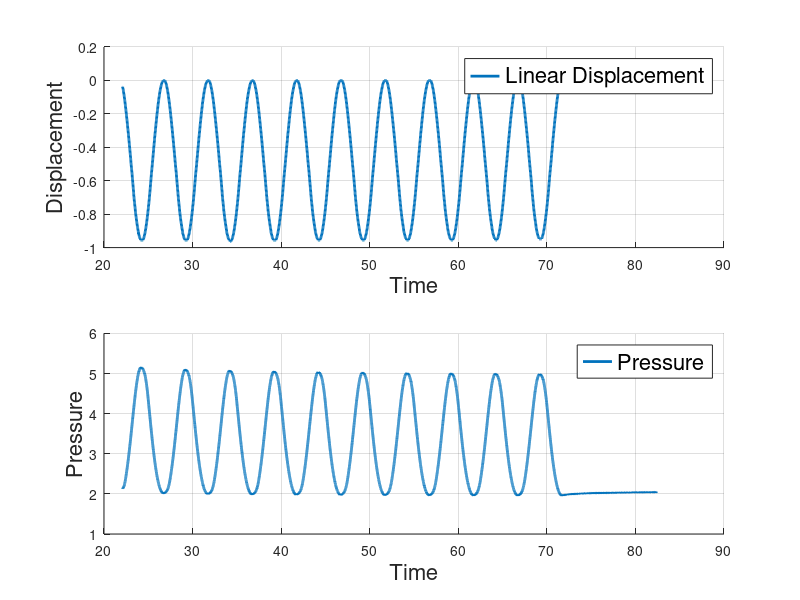
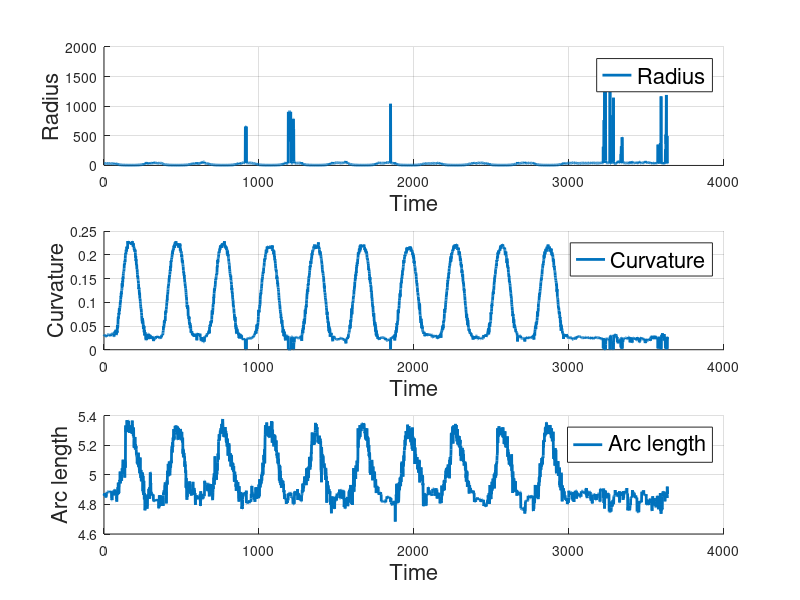

Recreate these plots in MATLAB, in order. (Note: this script raises an error after producing the figures.)
%% Setup
clc;
clear;
close all;

% Sampling frequency (input)
fs = 200;
Ts = 1/fs; 

% Tip length
L = 5; % [mm]

% Starting time of the experiment
% Mouse clicked at 22 [s]
video_duration = 82; % [s] 
start_ratio = 22/video_duration;

%% LOAD DATA
% Input displacement [mm? ask cong]
lin = load('Lin.mat');
lin.Lin = lin.Lin(:,round(start_ratio*length(lin.Lin)):end);

% Input pressure [??? ask cong]
pressure = load('Pressure.mat');
pressure.Pressure = pressure.Pressure(:,round(start_ratio*length(pressure.Pressure)):end);

% Output [px]: radius, curvature, arc_length = curvature.csv
output = load('curvature.csv');
radius = output(:,1);
radius = radius(round(start_ratio*length(radius)):end);

%curvature = output(:,2);
arc_length = output(:,3);
arc_length = arc_length(round(start_ratio*length(arc_length)):end);

% Compute conversion rate from px to mm
% Get average of the first 1250 points of arc_length
arc_length_avg = mean(arc_length(1:1250));

% Compute conversion rate
conv_rate = L/arc_length_avg;

% Convert radius, curvature and arc_length to mm
radius = radius*conv_rate;
curvature = 1 ./ radius;
arc_length = arc_length*conv_rate;

% Raw input figure
figure("Name","Raw input data");

% Displacement
subplot(2,1,1);
hold on;
grid on;
plot(lin.Lin(1,:),lin.Lin(2,:),'Linewidth',2);
xlabel('Time','fontsize',16)
ylabel('Displacement','fontsize',16)
legend('Linear Displacement','fontsize',16)
legend('Location', 'Best');
%set(gca,'FontSize',20);
hold off

% Pressure
subplot(2,1,2);
hold on;
grid on;
plot(pressure.Pressure(1,:),pressure.Pressure(2,:),'Linewidth',2);
xlabel('Time','fontsize',16)
ylabel('Pressure','fontsize',16)
legend('Pressure','fontsize',16)
legend('Location', 'Best');
%set(gca,'FontSize',20);
hold off


% Raw output figure
figure("Name","Raw output data");

% Radius
subplot(3,1,1);
hold on;
grid on;
plot(radius,'Linewidth',2);
xlabel('Time','fontsize',16)
ylabel('Radius','fontsize',16)
legend('Radius','fontsize',16)
legend('Location', 'Best');
%set(gca,'FontSize',20);
hold off

% Curvature
subplot(3,1,2);
hold on;
grid on;
plot(curvature,'Linewidth',2);
xlabel('Time','fontsize',16)
ylabel('Curvature','fontsize',16)
legend('Curvature','fontsize',16)
legend('Location', 'Best');
%set(gca,'FontSize',20);
hold off

% Arc length
subplot(3,1,3);
hold on;
grid on;
plot(arc_length,'Linewidth',2);
xlabel('Time','fontsize',16)
ylabel('Arc length','fontsize',16)
legend('Arc length','fontsize',16)
legend('Location', 'Best');
%set(gca,'FontSize',20);
hold off


%% FILTER DATA
lpFilt_e = designfilt('lowpassiir', 'PassbandFrequency', 0.5, 'StopbandFrequency', 1, 'PassbandRipple', 1, 'StopbandAttenuation', 20, 'SampleRate', fs); 

% Input
lin_f = filter(lpFilt_e, lin.Lin(2,:));
pressure_f = filter(lpFilt_e, pressure.Pressure(2,:));

% Output
radius_f = filter(lpFilt_e, radius);
curvature_f = filter(lpFilt_e, curvature);
arc_length_f = filter(lpFilt_e, arc_length);

% Filtered input figure
figure("Name","Filtered input data");

% Create the first subplot for displacement
subplot(2,1,1);
hold on;
grid on;
plot(lin.Lin(1,:),lin_f,'Linewidth',2);
xlabel('Time','fontsize',16)
ylabel('Filtered displacement','fontsize',16)
legend('Linear displacement','fontsize',16)
legend('Location', 'Best');
%set(gca,'FontSize',20);
hold off

% Create the second subplot for pressure
subplot(2,1,2);
hold on;
grid on;
plot(pressure.Pressure(1,:),pressure_f,'Linewidth',2);
xlabel('Time','fontsize',16)
ylabel('Filtered pressure','fontsize',16)
legend('Pressure','fontsize',16)
legend('Location', 'Best');
%set(gca,'FontSize',20);
hold off

% Filtered output figure
figure("Name","Filtered output data");

% Create the first subplot for radius
subplot(3,1,1);
hold on;
grid on;
plot(radius_f,'Linewidth',2);
xlabel('Time','fontsize',16)
ylabel('Filtered radius','fontsize',16)
legend('Radius','fontsize',16)
legend('Location', 'Best');
%set(gca,'FontSize',20);
hold off

% Create the second subplot for curvature
subplot(3,1,2);
hold on;
grid on;
plot(curvature_f,'Linewidth',2);
xlabel('Time','fontsize',16)
ylabel('Filtered curvature','fontsize',16)
legend('Curvature','fontsize',16)
legend('Location', 'Best');
%set(gca,'FontSize',20);
hold off

% Create the third subplot for arc length
subplot(3,1,3);
hold on;
grid on;
ylim([4 6]);
plot(arc_length_f,'Linewidth',2);
xlabel('Time','fontsize',16)
ylabel('Filtered arc length','fontsize',16)
legend('Arc length','fontsize',16)
legend('Location', 'Best');
%set(gca,'FontSize',20);
hold off

%% Resamplign data
% Assuming t_pressure and t_curvature are the time vectors for pressure_f and curvature_f

% Make sure t_pressure and t_curvature cover the same time span
t_pressure = 1:1:length(pressure.Pressure(1,:));
t_curvature = 1:1:length(curvature_f);
t_min = max(min(t_pressure), min(t_curvature));
t_max = min(max(t_pressure), max(t_curvature));

% Create new time vector with the same range but matching the length of pressure_f
t_new = linspace(t_min, t_max, length(pressure_f));

% Interpolate curvature_f to the new times
curvature_f_resampled = interp1(t_curvature, curvature_f, t_new);

% Get peaks 
[pks_p,locs_p] = findpeaks(pressure_f);
[pks_c,locs_c] = findpeaks(curvature_f_resampled);

% Get first peaks locations
first_p = locs_p(1);
first_c = locs_c(1);

% Display the result
disp("First peak of pressure_f is at " + first_p + " and first peak of curvature_f_resampled is at " + first_c);

% Shift curvature_f_resampled to match the first peak of pressure_f
curvature_f_resampled = circshift(curvature_f_resampled, first_p - first_c);

% Clean data by removing the first 100 points and the last 500 points
t_new = t_new(1000:end-2000);
pressure_f = pressure_f(1000:end-2000);
curvature_f_resampled = curvature_f_resampled(1000:end-2000);

% Fit a line to the data
coefficients = polyfit(pressure_f, curvature_f_resampled, 1);

% The coefficients variable now holds the slope and y-intercept of the line
slope = coefficients(1);
intercept = coefficients(2);

% Print the line equation
fprintf('The best fit line is theta = %f*P + %f\n', slope, intercept);

% Evaluate the fitted line at the points in pressure_f
fitted_values = polyval(coefficients, pressure_f);

% Now pressure_f and curvature_f_resampled can be plotted together
% Plot pressure and curvature
figure("Name","Pressure and curvature");

% Create the second subplot for pressure
subplot(2,1,1);
hold on;
grid on;
plot(t_new, pressure_f,'Linewidth',2);
xlabel('Time','fontsize',16)
ylabel('Filtered pressure','fontsize',16)
legend('Pressure','fontsize',16)
legend('Location', 'Best');
%set(gca,'FontSize',20);
hold off

% Create the second subplot for curvature
subplot(2,1,2);
hold on;
grid on;
plot(t_new, curvature_f_resampled,'Linewidth',2);
xlabel('Time','fontsize',16)
ylabel('Filtered curvature','fontsize',16)
legend('Curvature','fontsize',16)
legend('Location', 'Best');
%set(gca,'FontSize',20);
hold off

% Plot pressure vs curvature
figure("Name","Pressure vs curvature");
hold on;
grid on;
plot(pressure_f, curvature_f_resampled, 'b');
plot(pressure_f, fitted_values, 'r', 'LineWidth', 2)
xlabel('Pressure','fontsize',16)
ylabel('Curvature','fontsize',16)
legend('Pressure vs curvature', 'Linear approximation', 'fontsize',16)
legend('Location', 'Best');
%set(gca,'FontSize',20);
hold off

% Arc length
%% Resamplign data
% Assuming t_pressure and t_arc_length are the time vectors for pressure_f and arc_length_f

% Make sure t_pressure and t_arc_length cover the same time span
t_pressure = 1:1:length(pressure.Pressure(1,:));
t_arc_length = 1:1:length(arc_length_f);
t_min = max(min(t_pressure), min(t_arc_length));
t_max = min(max(t_pressure), max(t_arc_length));

% Create new time vector with the same range but matching the length of pressure_f
t_new = linspace(t_min, t_max, length(pressure_f));

% Interpolate arc_length_f to the new times
arc_length_f_resampled = interp1(t_arc_length, arc_length_f, t_new);

% Get peaks 
[pks_p,locs_p] = findpeaks(pressure_f);
[pks_c,locs_c] = findpeaks(arc_length_f_resampled);

% Get first peaks locations
first_p = locs_p(1);
first_c = locs_c(1);

% Display the result
disp("First peak of pressure_f is at " + first_p + " and first peak of arc_length_f_resampled is at " + first_c);

% Shift arc_length_f_resampled to match the first peak of pressure_f
arc_length_f_resampled = circshift(arc_length_f_resampled, first_p - first_c);

% Clean data by removing the first 100 points and the last 500 points
first = 100;
last = 500;
t_new = t_new(first:end-last);
pressure_f = pressure_f(first:end-last);
arc_length_f_resampled = arc_length_f_resampled(first:end-last);

% Fit a line to the data
coefficients = polyfit(pressure_f, arc_length_f_resampled, 1);

% The coefficients variable now holds the slope and y-intercept of the line
slope = coefficients(1);
intercept = coefficients(2);

% Print the line equation
fprintf('The best fit line is epsilon = %f*P + %f\n', slope, intercept);

% Evaluate the fitted line at the points in pressure_f
fitted_values = polyval(coefficients, pressure_f);

% Now pressure_f and arc_length_f_resampled can be plotted together
% Plot pressure and arc_length
figure("Name","Pressure and arc_length");

% Create the second subplot for pressure
subplot(2,1,1);
hold on;
grid on;
plot(t_new, pressure_f,'Linewidth',2);
xlabel('Time','fontsize',16)
ylabel('Filtered pressure','fontsize',16)
legend('Pressure','fontsize',16)
legend('Location', 'Best');
%set(gca,'FontSize',20);
hold off

% Create the second subplot for arc_length
subplot(2,1,2);
hold on;
grid on;
plot(t_new, arc_length_f_resampled,'Linewidth',2);
xlabel('Time','fontsize',16)
ylabel('Filtered arc_length','fontsize',16)
legend('arc_length','fontsize',16)
legend('Location', 'Best');
%set(gca,'FontSize',20);
hold off

% Plot pressure vs arc_length
figure("Name","Pressure vs arc_length");
hold on;
grid on;
plot(pressure_f, arc_length_f_resampled, 'b');
plot(pressure_f, fitted_values, 'r', 'LineWidth', 2)
xlabel('Pressure','fontsize',16)
ylabel('arc_length','fontsize',16)
legend('Pressure vs arc_length', 'Linear approximation', 'fontsize',16)
legend('Location', 'Best');
%set(gca,'FontSize',20);
hold off








